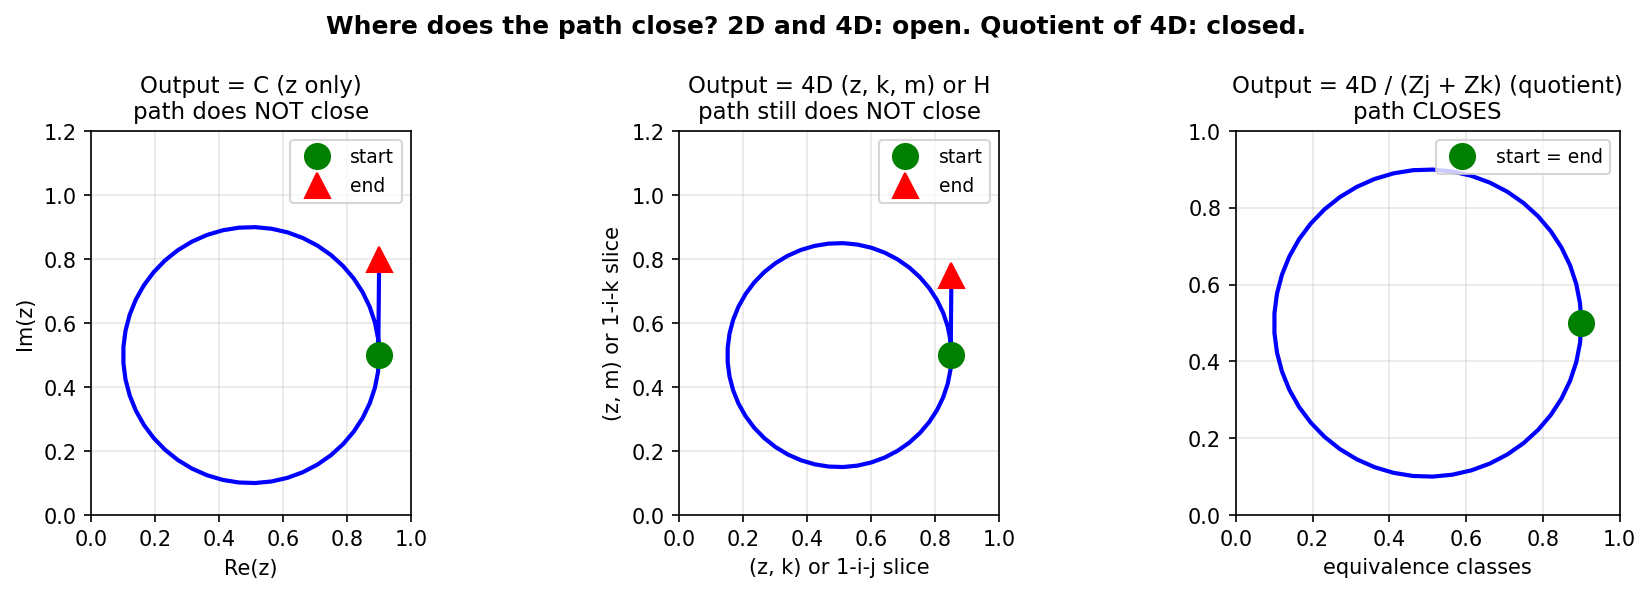

Here is the Python script that generated this plot:
#!/usr/bin/env python3
"""
Schematic: path open in 2D (z), open in 4D, closed in quotient.
Conceptual diagram only (no data) — makes the conjecture's story explicit.
"""

import matplotlib
matplotlib.use("Agg")
import matplotlib.pyplot as plt
import numpy as np

fig, axes = plt.subplots(1, 3, figsize=(12, 4))

# Panel 1: Output = C (z only) — path OPEN
ax = axes[0]
t = np.linspace(0, 1, 50)
# Simple open curve (e.g. spiral that doesn't close)
x = 0.5 + 0.4 * np.cos(2 * np.pi * t)
y = 0.5 + 0.4 * np.sin(2 * np.pi * t)
y[-1] += 0.3  # endpoint displaced so path is open
ax.plot(x, y, "b-", linewidth=2)
ax.plot(x[0], y[0], "go", markersize=12, label="start")
ax.plot(x[-1], y[-1], "r^", markersize=12, label="end")
ax.set_title("Output = C (z only)\npath does NOT close", fontsize=11)
ax.set_xlabel("Re(z)")
ax.set_ylabel("Im(z)")
ax.legend(loc="upper right", fontsize=9)
ax.set_aspect("equal")
ax.grid(True, alpha=0.3)
ax.set_xlim(0, 1)
ax.set_ylim(0, 1.2)

# Panel 2: Output = 4D (z, k, m) — path still OPEN
ax = axes[1]
# Same idea: curve in 2D projection that suggests 4D (start and end different)
x2 = 0.5 + 0.35 * np.cos(2 * np.pi * t)
y2 = 0.5 + 0.35 * np.sin(2 * np.pi * t)
y2[-1] += 0.25
ax.plot(x2, y2, "b-", linewidth=2)
ax.plot(x2[0], y2[0], "go", markersize=12, label="start")
ax.plot(x2[-1], y2[-1], "r^", markersize=12, label="end")
ax.set_title("Output = 4D (z, k, m) or H\npath still does NOT close", fontsize=11)
ax.set_xlabel("(z, k) or 1-i-j slice")
ax.set_ylabel("(z, m) or 1-i-k slice")
ax.legend(loc="upper right", fontsize=9)
ax.set_aspect("equal")
ax.grid(True, alpha=0.3)
ax.set_xlim(0, 1)
ax.set_ylim(0, 1.2)

# Panel 3: Quotient 4D / (deck lattice) — path CLOSES
ax = axes[2]
# Closed circle
theta = np.linspace(0, 2 * np.pi, 50)
xc = 0.5 + 0.4 * np.cos(theta)
yc = 0.5 + 0.4 * np.sin(theta)
ax.plot(xc, yc, "b-", linewidth=2)
ax.plot(xc[0], yc[0], "go", markersize=12, label="start = end")
ax.set_title("Output = 4D / (Zj + Zk) (quotient)\npath CLOSES", fontsize=11)
ax.set_xlabel("equivalence classes")
ax.set_ylabel("")
ax.legend(loc="upper right", fontsize=9)
ax.set_aspect("equal")
ax.grid(True, alpha=0.3)
ax.set_xlim(0, 1)
ax.set_ylim(0, 1)

plt.suptitle(
    "Where does the path close? 2D and 4D: open. Quotient of 4D: closed.",
    fontsize=12,
    fontweight="bold",
)
plt.tight_layout()
import os
out = os.path.join(os.path.dirname(__file__), "schematic_2d_4d_quotient.png")
plt.savefig(out, dpi=150, bbox_inches="tight")
plt.close()
print(f"Saved {out}")
